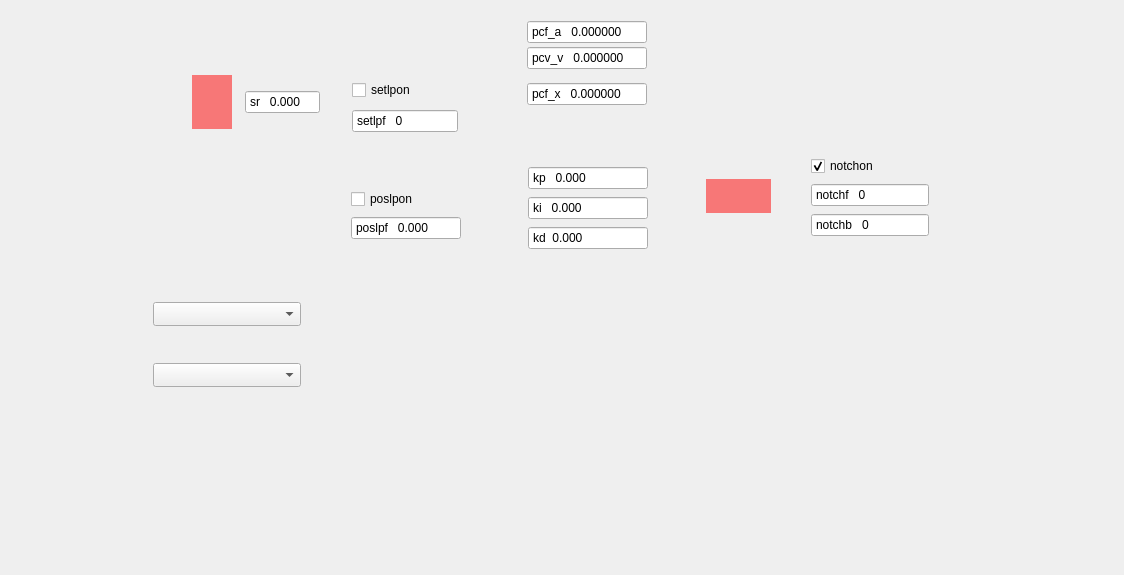
<?xml version="1.0" encoding="UTF-8"?>
<ui version="4.0">
 <class>nv200ControllerWidget</class>
 <widget class="QFrame" name="nv200ControllerWidget">
  <property name="geometry">
   <rect>
    <x>0</x>
    <y>0</y>
    <width>1124</width>
    <height>575</height>
   </rect>
  </property>
  <property name="windowTitle">
   <string>Frame</string>
  </property>
  <property name="autoFillBackground">
   <bool>false</bool>
  </property>
  <property name="styleSheet">
   <string notr="true">#nv200ControllerWidget{
background-image: url(:/assets/images/nv200_controller_structure.png);
background-repeat: no-repeat;}</string>
  </property>
  <widget class="QDoubleSpinBox" name="srSpinBox">
   <property name="geometry">
    <rect>
     <x>245</x>
     <y>90</y>
     <width>75</width>
     <height>24</height>
    </rect>
   </property>
   <property name="sizePolicy">
    <sizepolicy hsizetype="Fixed" vsizetype="Fixed">
     <horstretch>0</horstretch>
     <verstretch>0</verstretch>
    </sizepolicy>
   </property>
   <property name="toolTip">
    <string>&lt;html&gt;&lt;head/&gt;&lt;body&gt;&lt;p&gt;&lt;span style=&quot; font-weight:700;&quot;&gt;Sew Rate Limit&lt;/span&gt;&lt;/p&gt;&lt;p&gt;Sets the slew rate limit (% per millisecond). Limits how fast the value can change over time.&lt;/p&gt;&lt;p&gt;Range: 0.0000008 to 2000.0 %/ms.  &lt;/p&gt;&lt;p&gt;2000 disables the limit.&lt;/p&gt;&lt;/body&gt;&lt;/html&gt;</string>
   </property>
   <property name="alignment">
    <set>Qt::AlignmentFlag::AlignLeading|Qt::AlignmentFlag::AlignLeft|Qt::AlignmentFlag::AlignVCenter</set>
   </property>
   <property name="buttonSymbols">
    <enum>QAbstractSpinBox::ButtonSymbols::NoButtons</enum>
   </property>
   <property name="prefix">
    <string>sr   </string>
   </property>
   <property name="decimals">
    <number>3</number>
   </property>
  </widget>
  <widget class="QSpinBox" name="setlpfSpinBox">
   <property name="geometry">
    <rect>
     <x>352</x>
     <y>109</y>
     <width>106</width>
     <height>24</height>
    </rect>
   </property>
   <property name="toolTip">
    <string>&lt;html&gt;&lt;head/&gt;&lt;body&gt;&lt;p&gt;&lt;span style=&quot; font-weight:700;&quot;&gt;Setpoint Lowpass Filter On&lt;/span&gt;&lt;/p&gt;&lt;p&gt;Enables or disables the setpoint lowpass filter. &lt;/p&gt;&lt;p&gt;When enabled, it smooths rapid changes in the setpoint to reduce oscillations and improve system stability.&lt;/p&gt;&lt;/body&gt;&lt;/html&gt;</string>
   </property>
   <property name="buttonSymbols">
    <enum>QAbstractSpinBox::ButtonSymbols::NoButtons</enum>
   </property>
   <property name="prefix">
    <string>setlpf   </string>
   </property>
  </widget>
  <widget class="QCheckBox" name="notchonCheckBox">
   <property name="geometry">
    <rect>
     <x>811</x>
     <y>156</y>
     <width>96</width>
     <height>20</height>
    </rect>
   </property>
   <property name="toolTip">
    <string>&lt;html&gt;&lt;head/&gt;&lt;body&gt;&lt;p&gt;&lt;span style=&quot; font-weight:700;&quot;&gt;Notch Filter On&lt;/span&gt;&lt;/p&gt;&lt;p&gt;Enables or disables the notch filter.&lt;/p&gt;&lt;p&gt;When enabled, the filter attenuates specific frequency components to reduce unwanted vibrations or noise.&lt;/p&gt;&lt;/body&gt;&lt;/html&gt;</string>
   </property>
   <property name="text">
    <string>notchon</string>
   </property>
   <property name="checked">
    <bool>true</bool>
   </property>
   <property name="toggleSwitch" stdset="0">
    <bool>true</bool>
   </property>
  </widget>
  <widget class="QSpinBox" name="notchbSpinBox">
   <property name="geometry">
    <rect>
     <x>811</x>
     <y>213</y>
     <width>118</width>
     <height>24</height>
    </rect>
   </property>
   <property name="toolTip">
    <string>&lt;html&gt;&lt;head/&gt;&lt;body&gt;&lt;p&gt;&lt;span style=&quot; font-weight:700;&quot;&gt;Notch Filter Bandwidth&lt;/span&gt;&lt;/p&gt;&lt;p&gt;Sets the -3 dB bandwidth of the notch filter around the center frequency.&lt;/p&gt;&lt;p&gt;Range: 1 to 10,000 Hz (maximum 2 × Notch Filter Frequency).&lt;/p&gt;&lt;p&gt;Defines the width of the frequency range that will be attenuated.&lt;/p&gt;&lt;/body&gt;&lt;/html&gt;</string>
   </property>
   <property name="buttonSymbols">
    <enum>QAbstractSpinBox::ButtonSymbols::NoButtons</enum>
   </property>
   <property name="prefix">
    <string>notchb   </string>
   </property>
  </widget>
  <widget class="QSpinBox" name="notchfSpinBox">
   <property name="geometry">
    <rect>
     <x>811</x>
     <y>183</y>
     <width>118</width>
     <height>24</height>
    </rect>
   </property>
   <property name="toolTip">
    <string>&lt;html&gt;&lt;head/&gt;&lt;body&gt;&lt;p&gt;&lt;span style=&quot; font-weight:700;&quot;&gt;Notch Filter Frequency&lt;/span&gt;&lt;/p&gt;&lt;p&gt;Sets the center frequency of the notch filter.&lt;/p&gt;&lt;p&gt;Range: 1 to 10,000 Hz.&lt;/p&gt;&lt;p&gt;This frequency is attenuated to reduce vibrations or noise at that specific frequency&lt;/p&gt;&lt;/body&gt;&lt;/html&gt;</string>
   </property>
   <property name="buttonSymbols">
    <enum>QAbstractSpinBox::ButtonSymbols::NoButtons</enum>
   </property>
   <property name="prefix">
    <string>notchf   </string>
   </property>
  </widget>
  <widget class="QDoubleSpinBox" name="kiSpinBox">
   <property name="geometry">
    <rect>
     <x>528</x>
     <y>196</y>
     <width>120</width>
     <height>24</height>
    </rect>
   </property>
   <property name="sizePolicy">
    <sizepolicy hsizetype="Fixed" vsizetype="Fixed">
     <horstretch>0</horstretch>
     <verstretch>0</verstretch>
    </sizepolicy>
   </property>
   <property name="toolTip">
    <string>&lt;html&gt;&lt;head/&gt;&lt;body&gt;&lt;p&gt;&lt;span style=&quot; font-weight:700;&quot;&gt;Integral Gain (Ki)&lt;/span&gt;&lt;/p&gt;&lt;p&gt;Sets the amplification factor of the PID controller’s integral term.&lt;/p&gt;&lt;p&gt;Range: 0 to 10,000. &lt;/p&gt;&lt;p&gt;A value of 0 disables the integral action.&lt;/p&gt;&lt;/body&gt;&lt;/html&gt;</string>
   </property>
   <property name="alignment">
    <set>Qt::AlignmentFlag::AlignLeading|Qt::AlignmentFlag::AlignLeft|Qt::AlignmentFlag::AlignVCenter</set>
   </property>
   <property name="buttonSymbols">
    <enum>QAbstractSpinBox::ButtonSymbols::NoButtons</enum>
   </property>
   <property name="prefix">
    <string>ki   </string>
   </property>
   <property name="decimals">
    <number>3</number>
   </property>
   <property name="maximum">
    <double>500.000000000000000</double>
   </property>
  </widget>
  <widget class="QDoubleSpinBox" name="pcfxSpinBox">
   <property name="geometry">
    <rect>
     <x>527</x>
     <y>82</y>
     <width>120</width>
     <height>24</height>
    </rect>
   </property>
   <property name="sizePolicy">
    <sizepolicy hsizetype="Fixed" vsizetype="Fixed">
     <horstretch>0</horstretch>
     <verstretch>0</verstretch>
    </sizepolicy>
   </property>
   <property name="toolTip">
    <string>&lt;html&gt;&lt;head/&gt;&lt;body&gt;&lt;p&gt;&lt;span style=&quot; font-weight:700;&quot;&gt;Position Feedforward Gain&lt;/span&gt;&lt;/p&gt;&lt;p&gt;Sets the feedforward gain applied to the position component in the PID controller.&lt;br/&gt;Enhances control accuracy by anticipating position errors.&lt;/p&gt;&lt;/body&gt;&lt;/html&gt;</string>
   </property>
   <property name="alignment">
    <set>Qt::AlignmentFlag::AlignLeading|Qt::AlignmentFlag::AlignLeft|Qt::AlignmentFlag::AlignVCenter</set>
   </property>
   <property name="buttonSymbols">
    <enum>QAbstractSpinBox::ButtonSymbols::NoButtons</enum>
   </property>
   <property name="prefix">
    <string>pcf_x   </string>
   </property>
   <property name="decimals">
    <number>6</number>
   </property>
  </widget>
  <widget class="QCheckBox" name="setlponCheckBox">
   <property name="geometry">
    <rect>
     <x>352</x>
     <y>80</y>
     <width>96</width>
     <height>20</height>
    </rect>
   </property>
   <property name="toolTip">
    <string>&lt;html&gt;&lt;head/&gt;&lt;body&gt;&lt;p&gt;&lt;span style=&quot; font-weight:700;&quot;&gt;Measured Position Lowpass Filter On&lt;/span&gt;&lt;/p&gt;&lt;p&gt;Enables or disables the lowpass filter applied to the measured position signal.&lt;/p&gt;&lt;p&gt;When enabled, it smooths the position data to reduce measurement noise.&lt;/p&gt;&lt;/body&gt;&lt;/html&gt;</string>
   </property>
   <property name="text">
    <string>setlpon</string>
   </property>
   <property name="toggleSwitch" stdset="0">
    <bool>true</bool>
   </property>
  </widget>
  <widget class="QDoubleSpinBox" name="pcfvSpinBox">
   <property name="geometry">
    <rect>
     <x>527</x>
     <y>46</y>
     <width>120</width>
     <height>24</height>
    </rect>
   </property>
   <property name="sizePolicy">
    <sizepolicy hsizetype="Fixed" vsizetype="Fixed">
     <horstretch>0</horstretch>
     <verstretch>0</verstretch>
    </sizepolicy>
   </property>
   <property name="toolTip">
    <string>&lt;html&gt;&lt;head/&gt;&lt;body&gt;&lt;p&gt;&lt;span style=&quot; font-weight:700;&quot;&gt;Velocity Feedforward Gain&lt;/span&gt;&lt;/p&gt;&lt;p&gt;Sets the feedforward gain applied to the velocity component in the PID controller.&lt;br/&gt;Improves response by directly contributing to the control output based on target velocity.&lt;/p&gt;&lt;/body&gt;&lt;/html&gt;</string>
   </property>
   <property name="alignment">
    <set>Qt::AlignmentFlag::AlignLeading|Qt::AlignmentFlag::AlignLeft|Qt::AlignmentFlag::AlignVCenter</set>
   </property>
   <property name="buttonSymbols">
    <enum>QAbstractSpinBox::ButtonSymbols::NoButtons</enum>
   </property>
   <property name="prefix">
    <string>pcv_v   </string>
   </property>
   <property name="decimals">
    <number>6</number>
   </property>
  </widget>
  <widget class="QDoubleSpinBox" name="kdSpinBox">
   <property name="geometry">
    <rect>
     <x>528</x>
     <y>226</y>
     <width>120</width>
     <height>24</height>
    </rect>
   </property>
   <property name="sizePolicy">
    <sizepolicy hsizetype="Fixed" vsizetype="Fixed">
     <horstretch>0</horstretch>
     <verstretch>0</verstretch>
    </sizepolicy>
   </property>
   <property name="toolTip">
    <string>&lt;html&gt;&lt;head/&gt;&lt;body&gt;&lt;p&gt;&lt;span style=&quot; font-weight:700;&quot;&gt;Derivative Gain (Kd)&lt;/span&gt;&lt;/p&gt;&lt;p&gt;Sets the amplification factor of the PID controller’s differential term.&lt;/p&gt;&lt;p&gt;Range: 0 to 10,000. &lt;/p&gt;&lt;p&gt;A value of 0 disables the derivative action.&lt;/p&gt;&lt;/body&gt;&lt;/html&gt;</string>
   </property>
   <property name="alignment">
    <set>Qt::AlignmentFlag::AlignLeading|Qt::AlignmentFlag::AlignLeft|Qt::AlignmentFlag::AlignVCenter</set>
   </property>
   <property name="buttonSymbols">
    <enum>QAbstractSpinBox::ButtonSymbols::NoButtons</enum>
   </property>
   <property name="prefix">
    <string>kd  </string>
   </property>
   <property name="decimals">
    <number>3</number>
   </property>
   <property name="maximum">
    <double>5.000000000000000</double>
   </property>
   <property name="singleStep">
    <double>0.010000000000000</double>
   </property>
  </widget>
  <widget class="QDoubleSpinBox" name="poslpfSpinBox">
   <property name="geometry">
    <rect>
     <x>351</x>
     <y>216</y>
     <width>110</width>
     <height>24</height>
    </rect>
   </property>
   <property name="sizePolicy">
    <sizepolicy hsizetype="Fixed" vsizetype="Fixed">
     <horstretch>0</horstretch>
     <verstretch>0</verstretch>
    </sizepolicy>
   </property>
   <property name="toolTip">
    <string>&lt;html&gt;&lt;head/&gt;&lt;body&gt;&lt;p&gt;&lt;span style=&quot; font-weight:700;&quot;&gt;Measured Position Lowpass Filter Cutoff&lt;/span&gt;&lt;/p&gt;&lt;p&gt;Sets the cutoff frequency of the lowpass filter applied to the measured position.&lt;/p&gt;&lt;p&gt;Higher values allow more signal detail; lower values provide stronger smoothing.&lt;/p&gt;&lt;p&gt;Range: 1 to 10,000 Hz.&lt;/p&gt;&lt;/body&gt;&lt;/html&gt;</string>
   </property>
   <property name="alignment">
    <set>Qt::AlignmentFlag::AlignLeading|Qt::AlignmentFlag::AlignLeft|Qt::AlignmentFlag::AlignVCenter</set>
   </property>
   <property name="buttonSymbols">
    <enum>QAbstractSpinBox::ButtonSymbols::NoButtons</enum>
   </property>
   <property name="prefix">
    <string>poslpf   </string>
   </property>
   <property name="decimals">
    <number>3</number>
   </property>
  </widget>
  <widget class="QDoubleSpinBox" name="pcfaSpinBox">
   <property name="geometry">
    <rect>
     <x>527</x>
     <y>20</y>
     <width>120</width>
     <height>24</height>
    </rect>
   </property>
   <property name="sizePolicy">
    <sizepolicy hsizetype="Fixed" vsizetype="Fixed">
     <horstretch>0</horstretch>
     <verstretch>0</verstretch>
    </sizepolicy>
   </property>
   <property name="toolTip">
    <string>&lt;html&gt;&lt;head/&gt;&lt;body&gt;&lt;p&gt;&lt;span style=&quot; font-weight:700;&quot;&gt;Acceleration Feedforward Gain&lt;/span&gt;&lt;/p&gt;&lt;p&gt;Sets the feedforward gain applied to the acceleration component in the PID controller.&lt;br/&gt;Helps improve control response by anticipating acceleration demands.&lt;br/&gt;Internally scaled by 1⁄1,000,000 to allow fine adjustment.&lt;/p&gt;&lt;/body&gt;&lt;/html&gt;</string>
   </property>
   <property name="alignment">
    <set>Qt::AlignmentFlag::AlignLeading|Qt::AlignmentFlag::AlignLeft|Qt::AlignmentFlag::AlignVCenter</set>
   </property>
   <property name="buttonSymbols">
    <enum>QAbstractSpinBox::ButtonSymbols::NoButtons</enum>
   </property>
   <property name="prefix">
    <string>pcf_a   </string>
   </property>
   <property name="decimals">
    <number>6</number>
   </property>
  </widget>
  <widget class="QDoubleSpinBox" name="kpSpinBox">
   <property name="geometry">
    <rect>
     <x>528</x>
     <y>166</y>
     <width>120</width>
     <height>24</height>
    </rect>
   </property>
   <property name="sizePolicy">
    <sizepolicy hsizetype="Fixed" vsizetype="Fixed">
     <horstretch>0</horstretch>
     <verstretch>0</verstretch>
    </sizepolicy>
   </property>
   <property name="toolTip">
    <string>&lt;html&gt;&lt;head/&gt;&lt;body&gt;&lt;p&gt;&lt;span style=&quot; font-weight:700;&quot;&gt;Proportional Gain (Kp)&lt;/span&gt;&lt;/p&gt;&lt;p&gt;Sets the amplification factor of the PID controller’s proportional term.&lt;/p&gt;&lt;p&gt;Range: 0 to 10,000. &lt;/p&gt;&lt;p&gt;A value of 0 disables the proportional action.&lt;/p&gt;&lt;/body&gt;&lt;/html&gt;</string>
   </property>
   <property name="alignment">
    <set>Qt::AlignmentFlag::AlignLeading|Qt::AlignmentFlag::AlignLeft|Qt::AlignmentFlag::AlignVCenter</set>
   </property>
   <property name="buttonSymbols">
    <enum>QAbstractSpinBox::ButtonSymbols::NoButtons</enum>
   </property>
   <property name="prefix">
    <string>kp   </string>
   </property>
   <property name="decimals">
    <number>3</number>
   </property>
   <property name="maximum">
    <double>5.000000000000000</double>
   </property>
   <property name="singleStep">
    <double>0.010000000000000</double>
   </property>
  </widget>
  <widget class="QCheckBox" name="poslponCheckBox">
   <property name="geometry">
    <rect>
     <x>351</x>
     <y>189</y>
     <width>105</width>
     <height>20</height>
    </rect>
   </property>
   <property name="toolTip">
    <string>&lt;html&gt;&lt;head/&gt;&lt;body&gt;&lt;p&gt;&lt;span style=&quot; font-weight:700;&quot;&gt;Measured Position Lowpass Filter On&lt;/span&gt;&lt;/p&gt;&lt;p&gt;Enables or disables the lowpass filter applied to the measured position.&lt;/p&gt;&lt;p&gt;When enabled, it smooths the position signal to reduce noise before further processing.&lt;/p&gt;&lt;/body&gt;&lt;/html&gt;</string>
   </property>
   <property name="text">
    <string>poslpon</string>
   </property>
   <property name="toggleSwitch" stdset="0">
    <bool>true</bool>
   </property>
  </widget>
  <widget class="SvgCycleWidget" name="modsrcToggleWidget" native="true">
   <property name="geometry">
    <rect>
     <x>192</x>
     <y>75</y>
     <width>40</width>
     <height>54</height>
    </rect>
   </property>
   <property name="toolTip">
    <string>&lt;html&gt;&lt;head/&gt;&lt;body&gt;&lt;p&gt;&lt;span style=&quot; font-weight:700;&quot;&gt;Setpoint Signal Source&lt;/span&gt;&lt;/p&gt;&lt;p&gt;Selects the input source for the control setpoint.&lt;/p&gt;&lt;p&gt;Options:&lt;br/&gt;0 = Set command via USB or Ethernet&lt;br/&gt;1 = Analog Input&lt;br/&gt;2 = SPI&lt;br/&gt;3 = Arbitrary Waveform Generator&lt;/p&gt;&lt;/body&gt;&lt;/html&gt;</string>
   </property>
   <property name="styleSheet">
    <string notr="true">#modsrcToggleWidget {background: #80ff0000;}</string>
   </property>
  </widget>
  <widget class="SvgCycleWidget" name="clToggleWidget" native="true">
   <property name="geometry">
    <rect>
     <x>706</x>
     <y>179</y>
     <width>65</width>
     <height>34</height>
    </rect>
   </property>
   <property name="toolTip">
    <string>&lt;html&gt;&lt;head/&gt;&lt;body&gt;&lt;p&gt;&lt;span style=&quot; font-weight:700;&quot;&gt;Control Loop Mode&lt;/span&gt;&lt;/p&gt;&lt;p&gt;Selects between open-loop and closed-loop control modes for the PID controller.&lt;/p&gt;&lt;/body&gt;&lt;/html&gt;</string>
   </property>
   <property name="styleSheet">
    <string notr="true">#clToggleWidget {background: #80ff0000;}</string>
   </property>
  </widget>
  <widget class="QComboBox" name="monsrcComboBox">
   <property name="geometry">
    <rect>
     <x>153</x>
     <y>302</y>
     <width>148</width>
     <height>24</height>
    </rect>
   </property>
  </widget>
  <widget class="QComboBox" name="spiSrcComboBox">
   <property name="geometry">
    <rect>
     <x>153</x>
     <y>363</y>
     <width>148</width>
     <height>24</height>
    </rect>
   </property>
  </widget>
 </widget>
 <customwidgets>
  <customwidget>
   <class>SvgCycleWidget</class>
   <extends>QWidget</extends>
   <header location="global">pysoworks.svg_cycle_widget</header>
   <container>1</container>
  </customwidget>
 </customwidgets>
 <resources>
  <include location="pysoworks.pysoworks.qrc"/>
 </resources>
 <connections/>
 <designerdata>
  <property name="gridDeltaX">
   <number>10</number>
  </property>
  <property name="gridDeltaY">
   <number>10</number>
  </property>
  <property name="gridSnapX">
   <bool>false</bool>
  </property>
  <property name="gridSnapY">
   <bool>false</bool>
  </property>
  <property name="gridVisible">
   <bool>true</bool>
  </property>
 </designerdata>
</ui>
